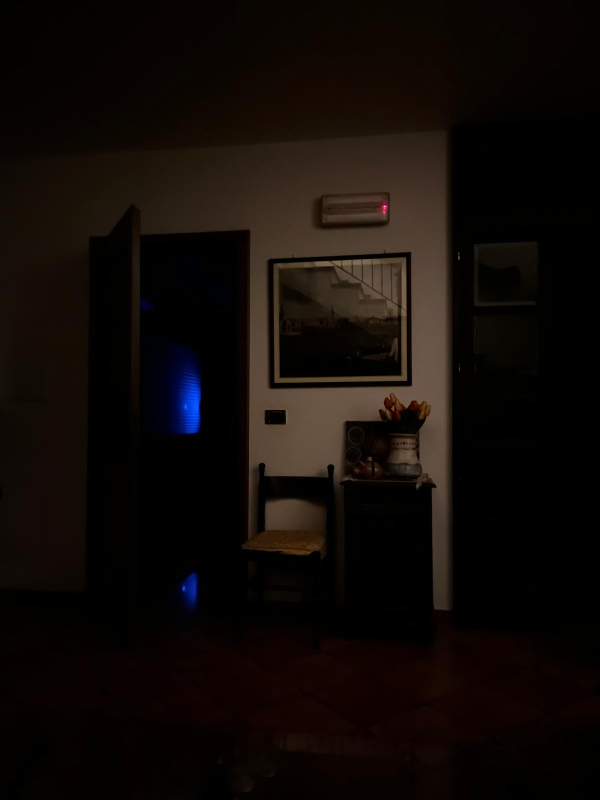
#> input picture Experiments/casa.jpeg, 1200 x 1600 px, found by its file name (shown at 1/2 size)
$ python pic.py
#> lines starting #> are read from the running program, lines starting #| are printed output that depends on the picture
import numpy as np
import cv2 as cv
import os
import pathlib
from time import sleep

calls = 0

randomM = np.random.rand(1600,1200,3) * 20 - 10
M = np.zeros((1600,1200,3))
M[::10,:,:] = -255
M[:,::10,:] = -255

def glitch(event,x,y,flags,param):
    global img, Rout, Gout, Bout, RG, GB, RB, calls, randomM

    if event == cv.EVENT_MOUSEMOVE:
        if calls % 7 == 0:
            cv.imshow("image", Rout)
        elif calls % 5 == 0:
            cv.imshow("image", Gout + M)
        elif calls % 3 == 0:
            cv.imshow("image", Bout)
        elif calls % 2 == 0:
            cv.imshow("image", RG + M)
        else:
            cv.imshow("image", RB)
        calls = calls + 1

img = cv.imread('Experiments/casa.jpeg')
#> img is the input picture: shape (1600, 1200, 3); mean B, G, R 7.6, 10.8, 16.8
Z = np.zeros(img.shape[:2])
Rout = np.stack((img[:,:,0],Z,Z), axis = -1)
Gout = np.stack((Z,img[:,:,1],Z), axis = -1)
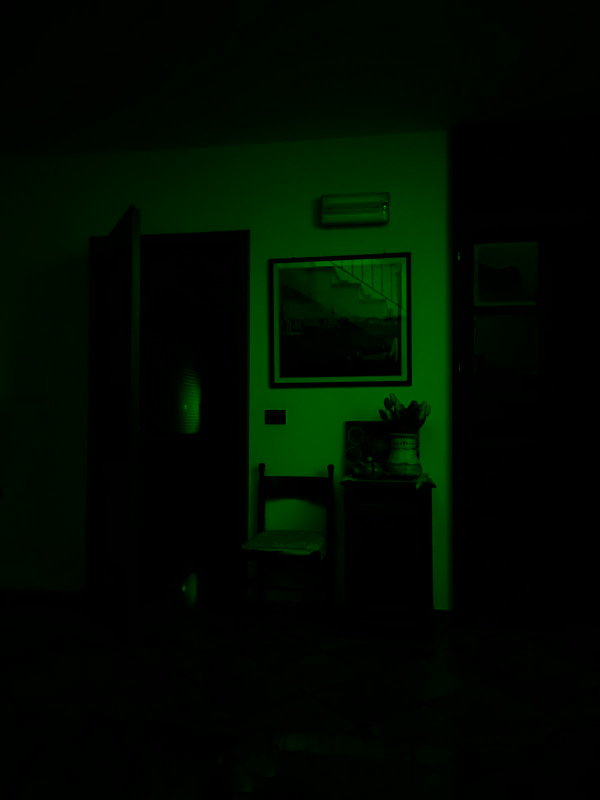
#> Gout: shape (1600, 1200, 3) float64 (shown at 1/2 size); mean B, G, R 0, 10.8, 0
Bout = np.stack((Z,Z,img[:,:,2]), axis = -1)
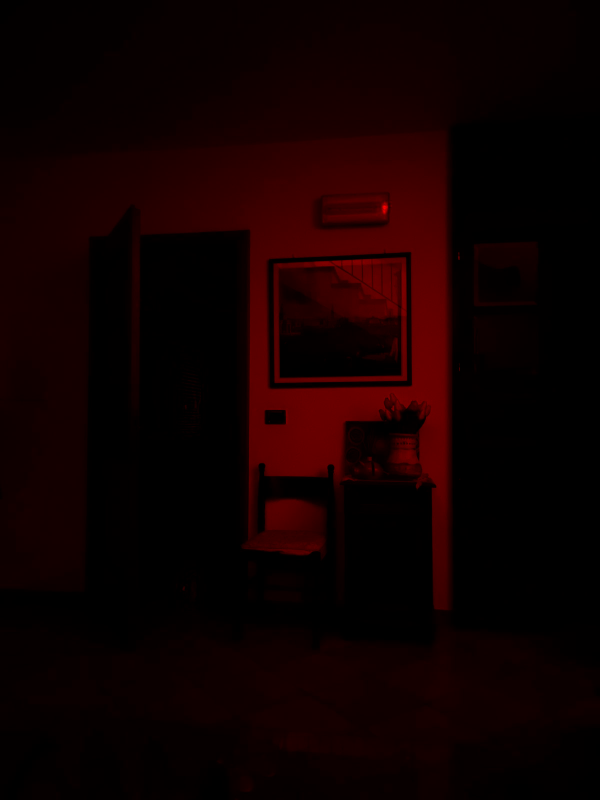
#> Bout: shape (1600, 1200, 3) float64 (shown at 1/2 size); mean B, G, R 0, 0, 16.8
R = img[:,:,0]
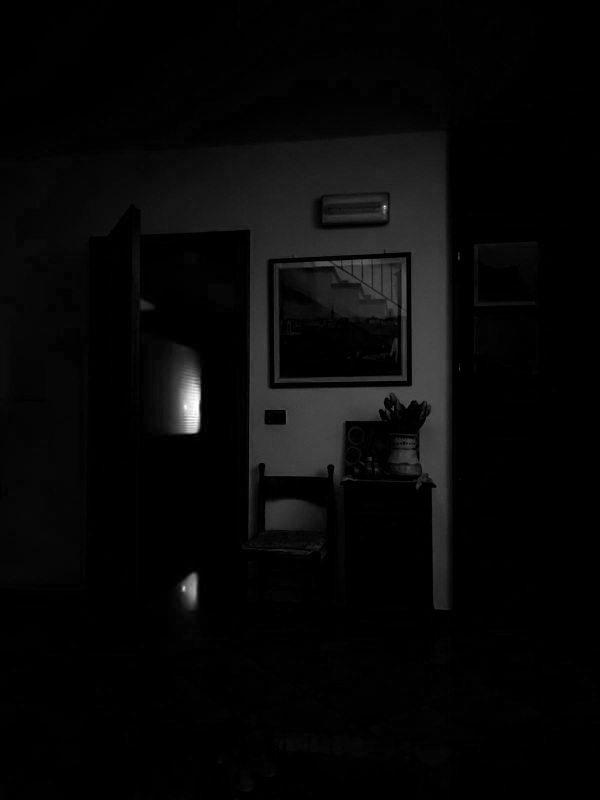
#> R: shape (1600, 1200) (shown at 1/2 size); min 0, max 255, mean 7.6
G = img[:,:,1]
B = img[:,:,2]
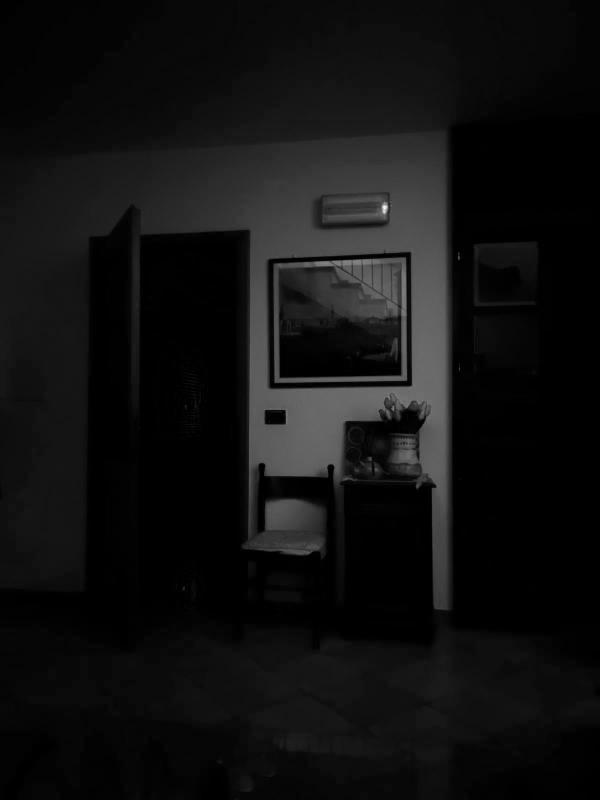
#> B: shape (1600, 1200) (shown at 1/2 size); min 0, max 255, mean 16.8
RG = np.stack((R,G,Z), axis = -1)
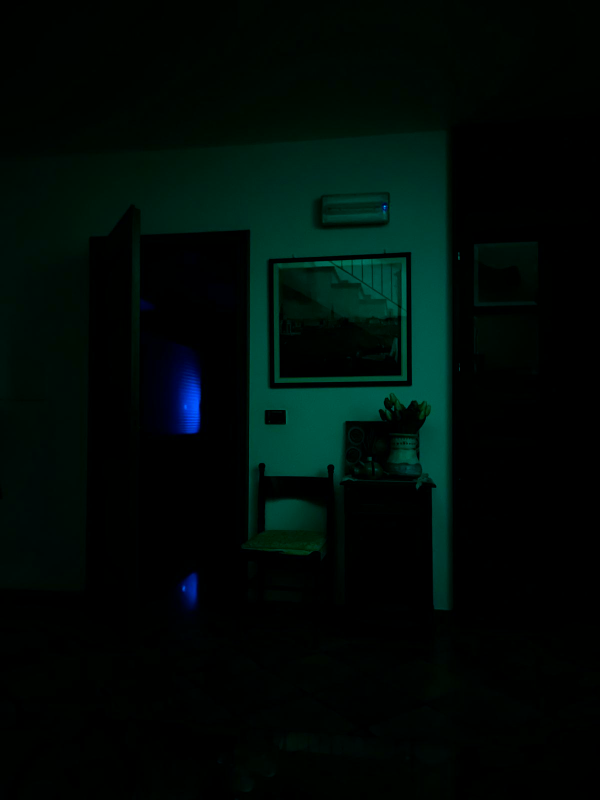
#> RG: shape (1600, 1200, 3) float64 (shown at 1/2 size); mean of channels 0, 1, 2 7.6, 10.8, 0; drawn as B, G, R
GB = np.stack((Z,G,B), axis = -1)
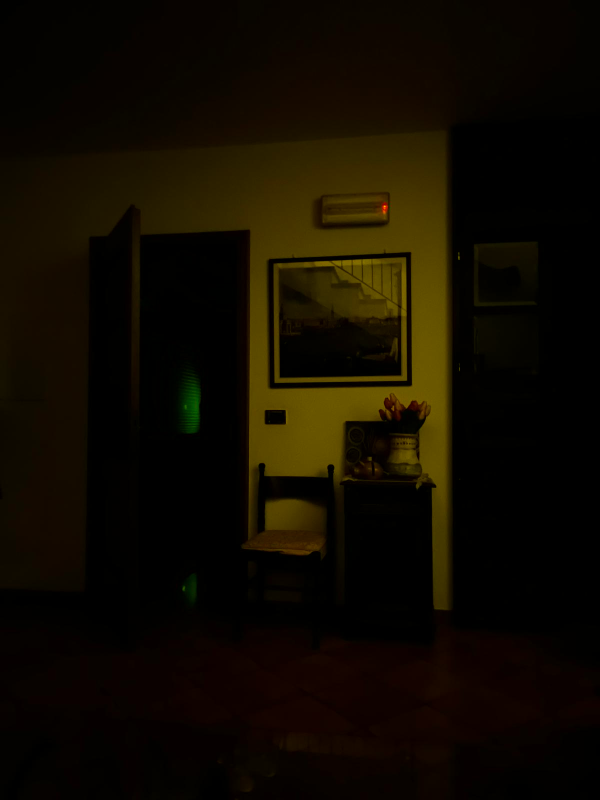
#> GB: shape (1600, 1200, 3) float64 (shown at 1/2 size); mean of channels 0, 1, 2 0, 10.8, 16.8; drawn as B, G, R
RB = np.stack((R,Z,B), axis = -1)
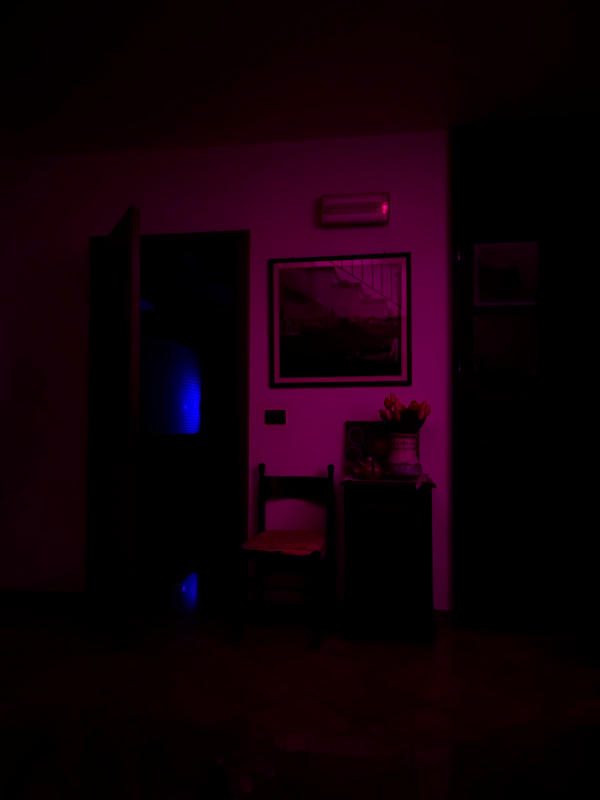
#> RB: shape (1600, 1200, 3) float64 (shown at 1/2 size); mean of channels 0, 1, 2 7.6, 0, 16.8; drawn as B, G, R
assert img is not None, "file could not be read, check with os.path.exists()"


cv.namedWindow('image')

cv.imshow("image", img)

cv.setMouseCallback('image',glitch)

cv.waitKey(0)           # Wait until a key is pressed
cv.destroyAllWindows()
